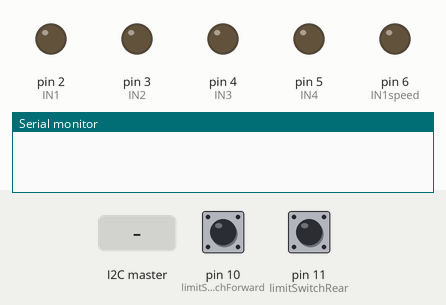
Simulated run of this sketch. Board: Arduino Uno, built with avr-gcc and run on an emulated ATmega328P. On the bench: output pins drawn as LEDs (lit = HIGH), the last lines printed to the serial monitor. The inputs (shaded band) are chosen by the test bench; at power-on: pin 10 (limitSwitchForward) HIGH, pin 11 (limitSwitchRear) HIGH.

Above: at 1.2 s.
1.3 s: the I2C master sends "d"
At 1.8 s:
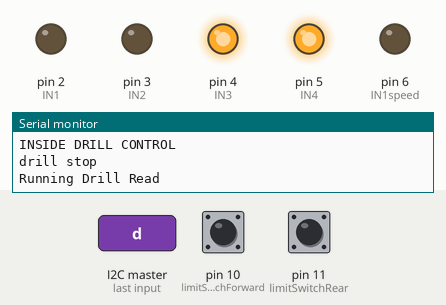
2.8 s: the I2C master sends the byte 0
4.3 s: the I2C master sends "C"
Timing chart, 0 to 7.3 s (numbered marks = the images above; inputs shaded):
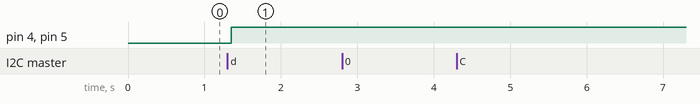

Measured:
- after the input at 1.3 s, pin 4 (IN3), pin 5 (IN4): LOW → HIGH after 0.05 s

The sketch:

Relay_Func_V3.ino
```cpp
#include <Wire.h>

#define SLAVE_ADDRESS 0x08

/*
Below is the relay control functions and button panel for
controling the: Drill direction, Drill speed, and Tube direction.
*/

//Relay control Inputs
int IN1 = 2;
int IN2 = 3;
int IN3 = 4;
int IN4 = 5;
int IN1speed = 6; //Drill speed control input for relay

//Button pins
int butt1 = 19;
int butt2 = 18;
int butt3 = 17;
int butt4 = 16;
int butt5 = 15;
int butt6 = 14;
int butt7 = 13;
int butt8 = 12;

//Limit Switch pins
int limitSwitchRear = 11;
int limitSwitchForward = 10;
//Limit Switch Latching Variables
bool pressedRear = false;
bool pressedForward = false;

//Latching Switch Cases, for button panel to work (Prob TEMP)
int tubeState = 2;
int drillState = 2;
int drillSpeedState = 0;

/*
One second is 1000 ms
10 = Hi Lo Forward
1 = Lo Hi Backward
0 = Lo Lo Stop
*/

byte byte_to_use[3];
bool command_finished = true;

void receiveData(int byteCount)
{
  Serial.print("BYTE COUNT: ");
  Serial.println(byteCount);
  int incomingData[byteCount];

  for (int i = 0; i < byteCount; i++) {
    byte_to_use[i] = Wire.read();
    Serial.println(byte_to_use[i]);
  }
}


void setup(){
  //Setting up control pins for relays, buttons, and limit switches
  pinMode(IN1, OUTPUT);
  pinMode(IN2, OUTPUT);
  pinMode(IN3, OUTPUT);
  pinMode(IN4, OUTPUT);
  pinMode(IN1speed, OUTPUT);

  //Buttons
  pinMode(butt1, INPUT);
  pinMode(butt2, INPUT);
  pinMode(butt3, INPUT);
  pinMode(butt4, INPUT);
  pinMode(butt5, INPUT);
  pinMode(butt6, INPUT);
  pinMode(butt7, INPUT);
  pinMode(butt8, INPUT);

  /*
  Limiit Switches
  Rear = Auger stop motion stop at the back of the mechanism
  Forward = Motion stop at the front of the mechanism
  */
  pinMode(limitSwitchRear, INPUT);
  pinMode(limitSwitchForward, INPUT);


  //Set initial relay condition to LOW (Off)
  digitalWrite(IN1, LOW);
  digitalWrite(IN2, LOW);
  digitalWrite(IN3, LOW);
  digitalWrite(IN4, LOW);

  //For debugging (See output)
  Serial.begin( 9600 );
  Wire.begin(SLAVE_ADDRESS);
  Wire.onReceive(receiveData);
}


/*
Relay functions

=== LOW MUST COME BEFORE HIGH ALWAYS ===
*/

/*
Tube directionality function

1. Tube forward
2. Tube backward
3. Tube stop
*/
int tubeForward(){
  Serial.println("tube forward");
  int z = 10;
  digitalWrite(IN2, LOW);  //Low must always come before high
  digitalWrite(IN1, HIGH);
  return z;
}
int tubeBackward(){
  Serial.println("tube backward");
  int z = 01;
  digitalWrite(IN1, LOW);
  digitalWrite(IN2, HIGH);
  return z;
}
int tubeStop(){
  Serial.println("tube stop");
  int z = 0;
  digitalWrite(IN1, LOW);
  digitalWrite(IN2, LOW);
  return z;
}

/*
Drill directionality function
This relay board has inverted inputs

1. Drill forward
2. Drill backward
3. Drill stop
*/
int drillForward(){
  Serial.println("drill foward");
  digitalWrite(IN4, HIGH);
  digitalWrite(IN3, LOW);
  Serial.println("INSIDE DRILL FORWARD");
}
int drillBackward(){
  Serial.println("drill foward");
  digitalWrite(IN3, HIGH);
  digitalWrite(IN4, LOW);
}
int drillStop(){
  Serial.println("drill stop");
  digitalWrite(IN3, HIGH);
  digitalWrite(IN4, HIGH);
}

/*
Switch case function for tube state

Default is off
*/
int tubeControl(){
  Serial.println("INSIDE TUBECONTROL");
  switch(tubeState){
    case '0':
      tubeForward();
      break;
    case '1':
      tubeBackward();
      break;
    case '2':
      tubeStop();
      break;
    default:
      tubeStop();
  }
}

/*
Switch case function for drill state

Default is off
*/
int drillControl(){
  Serial.println("INSIDE DRILL CONTROL");
  switch(drillState){
    case '0':
      drillForward();
      Serial.println("DRILL FORWARD");
      break;
    case '1':
      drillBackward();
      break;
    case '2':
      drillStop();
      break;
    default:
      drillStop();
  }
}

/*
Reading tube button press

1. Forward
2. Backward
3. Stop
*/
int tubeRead(){
  if(byte_to_use[1] == '4'){
    tubeState = 0;
  }
  if(byte_to_use[1] == '5'){
    tubeState = 1;
  }
  if(byte_to_use[1] == '6'){
    tubeState = 2;
  }
  Serial.print("tubeState: ");
  Serial.println(tubeState);
  // if (digitalRead(butt1) == LOW){
  //   tubeState = 0;
  // }
  // if (digitalRead(butt2) == LOW){
  //   tubeState = 1;
  // }
  // if (digitalRead(butt3) == LOW){
  //   tubeState = 2;
  // }
}

/*
Reading drill button press

1. Forward
2. Backward
3. Stop
*/
int drillRead(){
  if(byte_to_use[1] == '4'){
    drillState = 0;
  }
  if(byte_to_use[1] == '5'){
    drillState = 1;
  }
  if(byte_to_use[1] == '6'){
    drillState = 2;
  }
  Serial.print("drillState: ");
  Serial.println(drillState);
  // if (digitalRead(butt4) == LOW){
  //   drillState = 0;
  // }
  // if (digitalRead(butt5) == LOW){
  //   drillState = 1;
  // }
  // if (digitalRead(butt6) == LOW){
  //   drillState = 2;
  // }
}

/*
Reading speed button press

1. Slow (LOWw)
2. Fast (HIGH)
*/
int speedRead(){
  if (digitalRead(butt7) == LOW){
    digitalWrite(IN1speed, LOW);
  }
  if (digitalRead(butt8) == LOW){
    digitalWrite(IN1speed, HIGH);
  }
}

/*
Limit Switch

1. Rear == High - Auger stops and motion stops
2. Forward == High - Motion stops and auger continues

Eventually a time command will be placed as to have the auger automatically move
after a set amount of time.
*/

int limitSwitches(){
  if(pressedRear == false){
    if(digitalRead(limitSwitchRear) == LOW){
        tubeState = 3;
        drillState = 3;
        pressedRear = true;
    }
  }
  if(digitalRead(limitSwitchRear) == HIGH){
    pressedRear = false;
  }
  if(pressedForward == false){
    if(digitalRead(limitSwitchForward) == LOW){
      tubeState = 3;
      pressedForward = true;
    }
  }
  if(digitalRead(limitSwitchForward) == HIGH){
    pressedForward = false;
  }
}

void loop(){
  limitSwitches();
  // tubeControl();
  // drillControl();
  // tubeRead();
  // drillRead();
  // speedRead();

  if (digitalRead(limitSwitchForward) == HIGH){
    // Serial.print("High");
  }
  if (digitalRead(limitSwitchForward) == LOW){
    // Serial.print("Low");
  }
  // Serial.println(pressedForward);

  if(command_finished){
    if(byte_to_use[0] == 'g'){
      // Serial.println("Running LIMIT SWITCHES");
    } else if(byte_to_use[0] == 'C'){
      tubeRead();
      tubeControl();
      Serial.println("Running TUBE CONTROL");
    } else if(byte_to_use[0] == 'd'){
      Serial.println("Running Drill Read");
      Serial.println("Running Drill Control");
      drillRead();
      drillControl();
    }
    // else if(byte_to_use[0] == 's'){
    //   speedRead();
    //   Serial.println("Running Speed Read");
    // }
//     if(data_to_echo == 'f') // Forward
//     {
//       Serial.println("Forward");
//     } else if(data_to_echo == 'b')
//     {
//       Serial.println("Backward");
//     } else if(data_to_echo == 'l')
//     {
//       Serial.println("Left");
//     } else if(data_to_echo =='r'){
//       Serial.println("Right");
//     }
//     else if(data_to_echo == 's')
//     {
//       Serial.println("Uni Stop");
//     } else if(data_to_echo == 'F')
//     {
//       Serial.println("Timed F");
//     } else if(data_to_echo =='B'){
//       Serial.println("Timed Back");
//     } else if(data_to_echo == 'L')
//     {
//       Serial.println("Timed Left");
//     } else if(data_to_echo == 'R')
//     {
//       Serial.println("Timed Right");
//     } else if(data_to_echo =='p')
//     {
//       Serial.println("Auger Foward");
//     } else if(data_to_echo == 'o')
//     {
//       Serial.println("Auger Backward");
//     } else if(data_to_echo == 'S')
//     {
//       Serial.println("Auger Stop");
//     } else if(data_to_echo =='c')
//     {
//       Serial.println("Drill CC");
//     } else if(data_to_echo == 'w')
//     {
//       Serial.println("Drill CCW");
//     } else if(data_to_echo == 'D')
//     {
//       Serial.println("Drill Stop");
//     } else if(data_to_echo =='u')
//     {
//       Serial.println("Lin Act Up");
//     } else if(data_to_echo == 'd')
//     {
//       Serial.println("Lin Act Down");
//     } else if(data_to_echo == 'A')
//     {
//       Serial.println("Lin Act Stop");
//     } else {
//       Serial.println("No Command");
//     }
  }
}
```
